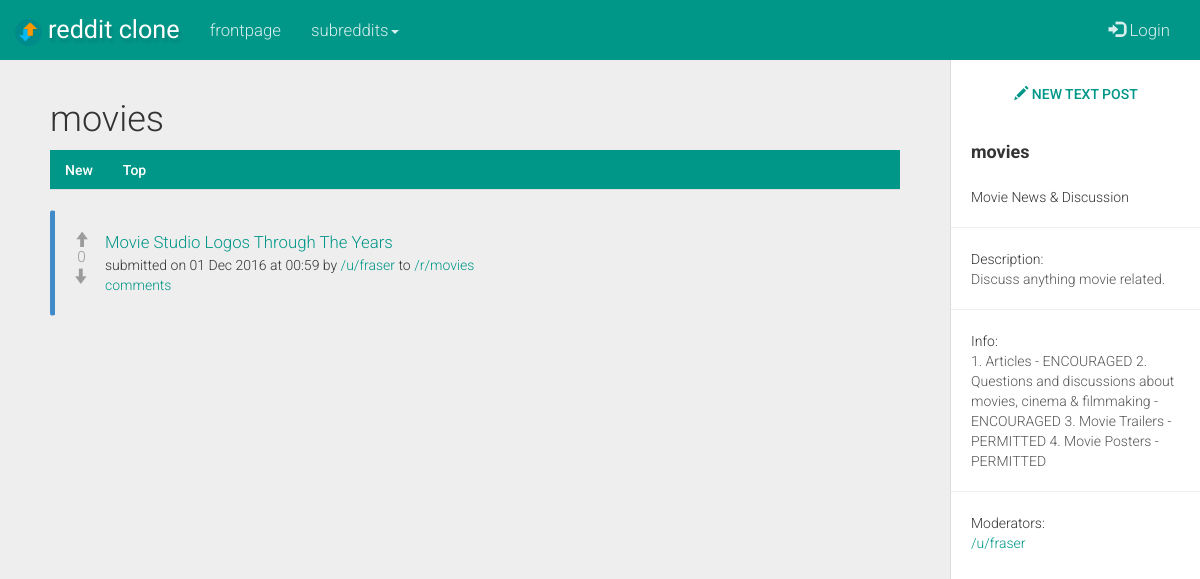
Page /r/movies/ on the committed database.
### tables this page shows
CREATE TABLE subreddits (
  subreddit_id TEXT UNIQUE,
  subreddit_name TEXT UNIQUE,
  subreddit_title TEXT,
  subreddit_desc TEXT,
  subreddit_sidebar TEXT,
  subreddit_created_on TEXT,
  created_by_user TEXT
);

CREATE TABLE posts (
  post_id TEXT UNIQUE,
  related_subreddit_id TEXT,
  related_subreddit_name TEXT,
  related_user_id TEXT,
  post_type TEXT,
  post_title TEXT,
  url_friendly_title TEXT,
  post_link TEXT,
  post_textarea TEXT,
  post_timestamp TEXT,
  post_votes TEXT,
  upvoted_by_user TEXT,
  downvoted_by_user TEXT
);

### app.py (the view)
@app.route('/r/<string:subreddit>')
@app.route('/r/<string:subreddit>/')
def subreddit(subreddit):
  if subreddit:
    if 'username' in session:
      username = session['username']
    else:
      username = 'null'
    con = sqlite3.connect(db_location)
    con.row_factory = sqlite3.Row
    cursor = con.cursor()
    cursor.execute("SELECT * FROM subreddits WHERE subreddit_name=?",(subreddit, ))
    sub_exists = cursor.fetchall()
    cursor.execute("SELECT * FROM posts WHERE related_subreddit_name=? ORDER BY post_timestamp desc",(subreddit, ))
    sub_posts_new = cursor.fetchall()
    cursor.execute("SELECT * FROM posts WHERE related_subreddit_name=? ORDER BY cast(post_votes as REAL) DESC",(subreddit, ))
    sub_posts_top = cursor.fetchall()
    cursor.execute("SELECT related_post_id FROM comments")
    comments_count = cursor.fetchall()
    cursor.execute("SELECT post_id FROM posts WHERE upvoted_by_user LIKE ? AND related_subreddit_name=? ORDER BY post_timestamp desc",('%'+username+'%',subreddit))
    upvoted_by_user = cursor.fetchall()
    cursor.execute("SELECT post_id FROM posts WHERE downvoted_by_user LIKE ? AND related_subreddit_name=? ORDER BY post_timestamp desc",('%'+username+'%',subreddit))
    downvoted_by_user = cursor.fetchall()
    cursor.execute("SELECT post_id FROM posts WHERE upvoted_by_user LIKE ? AND related_subreddit_name=? ORDER BY cast(post_votes as REAL) desc",('%'+username+'%',subreddit))
    top_upvoted_by_user = cursor.fetchall()
    cursor.execute("SELECT post_id FROM posts WHERE downvoted_by_user LIKE ? AND related_subreddit_name=? ORDER BY cast(post_votes as REAL) desc",('%'+username+'%',subreddit))
    top_downvoted_by_user = cursor.fetchall()
    for row in sub_exists:
      session['subreddit'] = row["subreddit_name"]
      session['subreddit_id'] = row["subreddit_id"]
    now = str(datetime.utcnow())
    if sub_exists:
      return render_template('subreddit.html', sub = sub_exists, sub_posts_new = sub_posts_new, sub_posts_top = sub_posts_top, comments_count = comments_count, upvoted_by_user = upvoted_by_user, downvoted_by_user = downvoted_by_user, top_upvoted_by_user = top_upvoted_by_user, top_downvoted_by_user = top_downvoted_by_user)
    else:
      return render_template('subreddit.html', error = subreddit)

### app.py (called while the page is built)
@app.teardown_appcontext
def close_db_connection(exception):
  db = getattr(g, 'db', None)
  if db is not None:
    db.close()

### templates/subreddit.html (shortened to what this page needs)
{% extends "base.html" %}
{% block body %}
  {% if sub %}
    {% for row in sub %}
      <div id="wrapper">
        <div id="sidebar-wrapper">
            <ul class="sidebar-nav"><br>
                <a href="{{ url_for('submit_form', _anchor='link') }}" class="btn btn-primary btn-block btn-sq"> new link</a>
                <a href="{{ url_for('submit_form', _anchor='text') }}" class="btn btn-primary btn-block btn-sq"><span class="glyphicon glyphicon-pencil"> </span> new text post</a>
                <li class="sidebar-brand">
                    <strong>{{ row.subreddit_name }}</strong>
                </li>
                <li>
                    <small class="sidebar-item">{{ row.subreddit_title }}</small>
                </li>
                <hr>
                <li>
                    <small>Description:</small>
                    <p class="sidebar-item">{{ row.subreddit_desc }}</p>
                </li>
                <hr>
                <li>
                    <small>Info:</small>
                    <p class="sidebar-item">{{ row.subreddit_sidebar }}</p>
                </li>
                <hr>
                <li>
                    <small>Moderators:</small>
                    <p class="sidebar-item"><a href="{{ url_for('user',user=row.created_by_user) }}">/u/{{ row.created_by_user }}</a></p>
                </li>
            </ul>
        </div>
        <div id="page-content-wrapper">
            <div class="container-fluid">
                <div class="row">
                    <div class="col-lg-12">
                        <h1>{{ row.subreddit_name }}</h1>
                        <ul class="nav nav-tabs">
                          <li class="active" id="new-tab"><a href="#new" id="show-new"> New</a></li>
                          <li id="top-tab"><a href="#top" id="show-top"> Top</a></li>
                        </ul>
                       <div class="tab-content">
                       <div id="new" class="tab-pane fade in active">
                    {% set upvote_count = 0 %}
                    {% set downvote_count = 0 %}
                        {% for post in sub_posts_new %}
                          <div class="bs-callout bs-callout-primary">
                            <div class="post-votes noselect">
                              {% if session['username'] %}
                                <input type="hidden" class="upvoted-by-user" value="{{ session['username'] }}">
                                  {% if post.post_id in upvoted_by_user[upvote_count] %}
                                      <span class="glyphicon glyphicon-arrow-up prev-upvoted" id="prev-upvoted"> </span><br>
                                      {% set upvote_count = upvote_count + 1 %}
                                  {% else %}
                                      <span class="glyphicon glyphicon-arrow-up upvote" id="upvote"> </span><br>
                                  {% endif %}
                              {% else %}
                                <span class="glyphicon glyphicon-arrow-up upvote-disabled" data-toggle="modal" data-target="#vote-login"> </span><br>
                              {% endif %}
                              <span class="votes-number">{{ post.post_votes }}</span><br>
                              {% if session['username'] %}
                                <input type="hidden" class="downvoted-by-user" value="{{ session['username'] }}">
                                  {% if post.post_id in downvoted_by_user[downvote_count] %}
                                    <span class="glyphicon glyphicon-arrow-down prev-downvoted" id="prev-downvoted"> </span><br>
                                     {% set downvote_count = downvote_count + 1 %}
                                  {% else %}
                                    <span class="glyphicon glyphicon-arrow-down downvote" id="downvote"> </span><br>
                                  {% endif %}
                              {% else %}
                                <span class="glyphicon glyphicon-arrow-down downvote-disabled" data-toggle="modal" data-target="#vote-login"> </span><br>
                              {% endif %}
                            </div>
                          {% if post.post_type == 'link' %}
                            <a href="{{ ''.join([' ',post.post_link]) }}" class="sub-list-link" target="_blank">{{ post.post_title }} </a><br>
                          {% else %}
                            <a href="{{ url_for('comments_section', subreddit = post.related_subreddit_name, post_id = post.post_id, post_title = post.url_friendly_title) }}" class="sub-list-link">{{ post.post_title }} <span class="#"></span></a><br>
                          {% endif %}
                            <small>submitted on {{ post.post_timestamp }} by <a href="{{ url_for('user',user=post.related_user_id) }}">/u/{{ post.related_user_id }}</a> to <a href="{{ url_for('subreddit',subreddit=post.related_subreddit_name) }}">/r/{{ post.related_subreddit_name }}</a> </small>
                            <br><small><a href="{{ url_for('comments_section', subreddit = post.related_subreddit_name, post_id = post.post_id, post_title = post.url_friendly_title) }}">comments</a></small>
                          </div>
                        {% endfor %}
                       </div>
                    {% set top_upvote_count = 0 %}
                    {% set top_downvote_count = 0 %}
                       </div>
                    </div>
                </div>
            </div>
        </div>
    </div>
    {% endfor %}
  {% endif %}
{% endblock %}

### static/css/style.css (style rules this page uses)
small { font-size: 100%; }
.sidebar-nav > .btn { margin: 10px 0px !important; }
.btn-sq { border-radius: 0px !important; }
.post-votes { float: left; width: 40px; height: 50px; text-align: center; padding-right: 7px; margin-left: -10px; font-size: 1.1em; }
.votes-number { color: #9c9c9c; }
.upvote-disabled { cursor: pointer; color: #9c9c9c; }
.downvote-disabled { cursor: pointer; color: #9c9c9c; }
.bs-callout { padding: 20px; margin: 20px 0; border: 1px solid #eee; border-left-width: 5px; border-radius: 3px; }
.bs-callout-primary { border-left-color: #428bca; }
.sub-list-link { font-size: 1.2em; }
#sidebar-wrapper { position: fixed !important; top: 0px; overflow-y: scroll !important; }
#page-content-wrapper { position: relative !important; }
.bs-callout > small { white-space: pre; }
.noselect { -webkit-touch-callout: none; -webkit-user-select: none; -khtml-user-select: none; -moz-user-select: none; -ms-user-select: none; user-select: none; }

### static/css/sidebar.css (style rules this page uses)
body { overflow-x: hidden; }
#wrapper { margin-top: -20px; padding-left: 0; -webkit-transition: all 0.5s ease; -moz-transition: all 0.5s ease; -o-transition: all 0.5s ease; transition: all 0.5s ease; }
#sidebar-wrapper { z-index: 1000; position: absolute; right: 0px; width: 0; height: 100%; margin-left: -250px; overflow: hidden; background: #fff; border-left: 1px solid #dcdcdc; -webkit-transition: all 0.5s ease; -moz-transition: all 0.5s ease; -o-transition: all 0.5s ease; transition: all 0.5s ease; }
#page-content-wrapper { width: 100%; position: absolute; padding: 15px; }
.sidebar-nav { position: absolute; top: 0; width: 250px; margin: 0; padding: 0; list-style: none; }
.sidebar-nav li { margin: 0px 20px 0px 20px; }
.sidebar-nav li p { color:#565656; word-wrap: break-word; }
.sidebar-nav > .sidebar-brand { height: 65px; font-size: 18px; line-height: 60px; }
@media (min-width:1024px) { #wrapper { margin-top: -20px; padding-right: 250px; } }
@media (min-width:1024px) { #sidebar-wrapper { width: 250px; } }
@media (min-width:1024px) { #page-content-wrapper { padding: 20px; position: relative; } }

### rows in the picture
subreddits: subreddit_name "movies", subreddit_title "Movie News & Discussion", subreddit_desc "Discuss anything movie related.", subreddit_sidebar "1. Articles - ENCOURAGED 2. Questions and discussions about movies, cinema & filmmaking - ENCOURAGED 3. Movie Trailers - PERMITTED 4. Movie Posters - PERMITTED", created_by_user "fraser"
posts: post_votes "0", post_title "Movie Studio Logos Through The Years", post_timestamp "01 Dec 2016 at 00:59", related_user_id "fraser", related_subreddit_name "movies"
